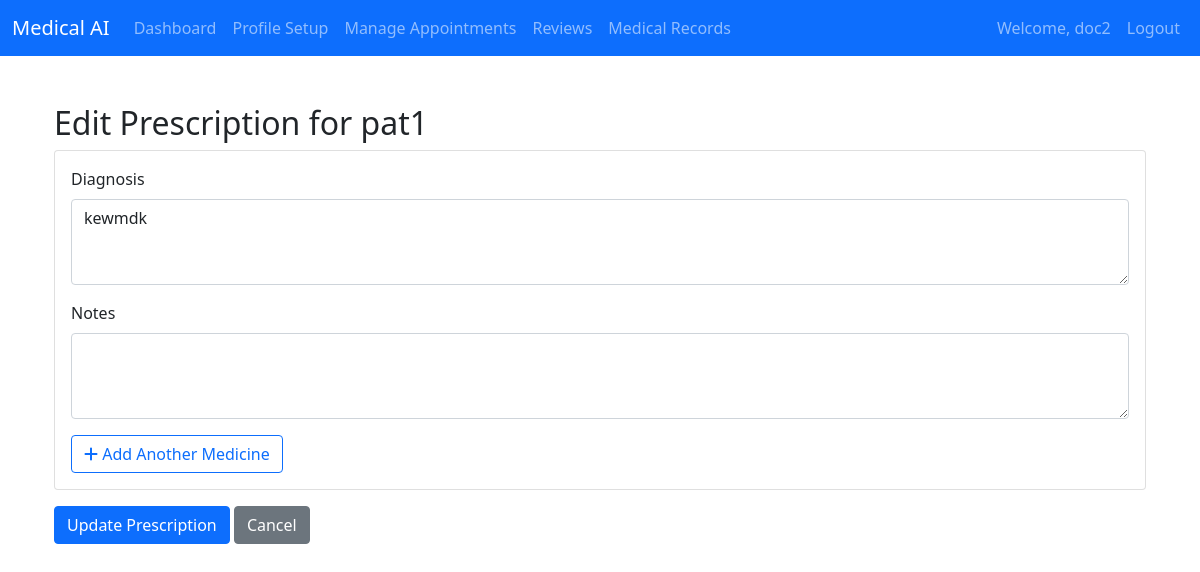
Screenshot of /doctor/edit_prescription/1/ (signed in) with the database file from the repository.
### authentication/models.py (models this page shows, shortened)
class CustomUser(AbstractUser):
    ROLE_CHOICES = [
        ('doctor', 'Doctor'),
        ('patient', 'Patient'),
        ('medical_store', 'Medical Store'),
    ]
    role = models.CharField(max_length=20, choices=ROLE_CHOICES)
    phone_number = models.CharField(max_length=15, blank=True, null=True)
    address = models.TextField(blank=True, null=True)
    profile_completed = models.BooleanField(default=False)  # New field

### doctors/models.py (models this page shows, shortened)
class Prescription(models.Model):
    appointment = models.OneToOneField(
        Appointment,
        on_delete=models.CASCADE,
        related_name='prescription'
    )
    diagnosis = models.TextField(blank=True)
    notes = models.TextField(blank=True)
    created_at = models.DateTimeField(auto_now_add=True)
    updated_at = models.DateTimeField(auto_now=True)

class Appointment(models.Model):
    STATUS_CHOICES = [
        ('pending', 'Pending Request'),
        ('approved', 'Approved'),
        ('rejected', 'Rejected'),
        ('cancelled', 'Cancelled'),
        ('completed', 'Completed')
    ]
    patient = models.ForeignKey('patients.Patient', on_delete=models.CASCADE)
    doctor = models.ForeignKey(Doctor, on_delete=models.CASCADE)
    appointment_date = models.DateField()
    appointment_time = models.TimeField()
    symptoms = models.TextField()
    message = models.TextField(blank=True)
    status = models.CharField(max_length=20, choices=STATUS_CHOICES, default='pending')
    created_at = models.DateTimeField(auto_now_add=True)
    updated_at = models.DateTimeField(auto_now=True)
    reason_for_rejection = models.TextField(blank=True, null=True)
    class Meta:
        ordering = ['-created_at']

### patients/models.py (models this page shows, shortened)
class Patient(models.Model):
    user = models.OneToOneField(CustomUser, on_delete=models.CASCADE, related_name='patient')
    full_name = models.CharField(max_length=100)
    dob = models.DateField()
    age = models.IntegerField(null=True, blank=True)
    gender = models.CharField(
        max_length=6,
        choices=[('male', 'Male'), ('female', 'Female'), ('other', 'Other')],
        default='other'
    )
    contact_number = models.CharField(max_length=20)
    email = models.EmailField()
    address = models.TextField(null=True, blank=True)
    city = models.CharField(max_length=100, null=True, blank=True)
    state = models.CharField(max_length=100, null=True, blank=True)
    pincode = models.CharField(max_length=10, null=True, blank=True)
    blood_group = models.CharField(
        max_length=3,
        choices=[
            ('A+', 'A+'), ('A-', 'A-'),
            ('B+', 'B+'), ('B-', 'B-'),
            ('AB+', 'AB+'), ('AB-', 'AB-'),
            ('O+', 'O+'), ('O-', 'O-')
        ],
        null=True, blank=True, default='N/A'
    )
    height = models.DecimalField(
        max_digits=5,
        decimal_places=2,
        null=True,
        blank=True,
        validators=[MinValueValidator(0)]
    )
    weight = models.DecimalField(
        max_digits=5,
        decimal_places=2,
        null=True,
        blank=True,
        validators=[MinValueValidator(0)]
    )
    emergency_contact_name = models.CharField(max_length=100, null=True, blank=True)
    emergency_contact_relation = models.CharField(max_length=50, null=True, blank=True)
    emergency_contact_number = models.CharField(max_length=20, null=True, blank=True)
    medical_history = models.JSONField(
        null=True,
        blank=True,
        default=dict,
        help_text='Store medical conditions, surgeries, and medications in JSON format'
    )
    allergies = models.JSONField(
        null=True,
        blank=True,
        default=dict,
        help_text='Store food, medication, and environmental allergies in JSON format'
    )
    is_profile_complete = models.BooleanField(default=False)
    created_at = models.DateTimeField(auto_now_add=True)
    updated_at = models.DateTimeField(auto_now=True)
    class Meta:
        ordering = ['-created_at']
        verbose_name = 'Patient'
        verbose_name_plural = 'Patients'

### doctors/views.py (the view, shortened to what this page needs)
# urls.py: path('edit_prescription/<int:prescription_id>/', views.edit_prescription, name='edit_prescription'),
@login_required
def edit_prescription(request, prescription_id):
    try:
        prescription = Prescription.objects.get(
            id=prescription_id,
            appointment__doctor=request.user.doctor
        )
        prescribed_medicines = prescription.prescribedmedicine_set.all()
        return render(request, 'doctors/edit_prescription.html', {
            'prescription': prescription,
            'prescribed_medicines': prescribed_medicines
        })
    except Prescription.DoesNotExist:
        messages.error(request, 'Prescription not found')
        return redirect('doctors:manage_appointments')

### doctors/templates/doctors/edit_prescription.html (shortened to what this page needs)
{% extends 'base.html' %}
{% block content %}
<div class="container mt-5">
    <div class="row">
        <div class="col-md-12">
            <h2>Edit Prescription for {{ prescription.appointment.patient.full_name }}</h2>
            <form method="POST" action="{% url 'doctors:edit_prescription' prescription.id %}">
                <div class="card">
                    <div class="card-body">
                        <div class="mb-3">
                            <label class="form-label">Diagnosis</label>
                            <textarea class="form-control" name="diagnosis" rows="3">{{ prescription.diagnosis }}</textarea>
                        </div>
                        <div class="mb-3">
                            <label class="form-label">Notes</label>
                            <textarea class="form-control" name="notes" rows="3">{{ prescription.notes }}</textarea>
                        </div>
                        <div class="mt-3">
                            <button type="button" class="btn btn-outline-primary" id="add-medicine">
                                <i class="fas fa-plus"></i> Add Another Medicine
                            </button>
                        </div>
                    </div>
                </div>
                <div class="mt-3">
                    <button type="submit" class="btn btn-primary">Update Prescription</button>
                    <a href="{% url 'doctors:view_prescription' prescription.id %}" class="btn btn-secondary">Cancel</a>
                </div>
            </form>
        </div>
    </div>
</div>
{% endblock %}

### templates/base.html (shortened to what this page needs)
<!DOCTYPE html>
<html lang="en">
<head>
    <link href="https://cdn.jsdelivr.net/npm/bootstrap@5.1.3/dist/css/bootstrap.min.css" rel="stylesheet">
    <link href="https://cdnjs.cloudflare.com/ajax/libs/font-awesome/6.0.0/css/all.min.css" rel="stylesheet">
</head>
<body>
    <nav class="navbar navbar-expand-lg navbar-dark bg-primary">
        <div class="container-fluid">
            <a class="navbar-brand" href="#">Medical AI</a>
            <div class="collapse navbar-collapse" id="navbarNav">
                <ul class="navbar-nav me-auto">
                    {% if user.is_authenticated %}
                    {% if user.role == 'patient' %}
                    <li class="nav-item">
                        <a class="nav-link" href="{% url 'patients:dashboard' %}">Dashboard</a>
                    </li>
                    <li class="nav-item">
                        <a class="nav-link" href="{% url 'chatbot:chat' %}">Chatbot</a>
                    </li>
                    <li class="nav-item">
                        <a class="nav-link" href="{% url 'chatbot:chat_history' %}">Chat History</a>
                    </li>
                    <li class="nav-item">
                        <a class="nav-link" href="{% url 'patients:patient_profile' %}">Profile</a>
                    </li>
                    <li class="nav-item">
                        <a class="nav-link" href="{% url 'patients:view_appointments' %}">Appointments</a>
                    </li>
                    {% comment %} <li class="nav-item">
                        <a class="nav-link" href="{% url 'patients:medical_records' %}">Medical Records</a>
                    </li> {% endcomment %}
                    {% elif user.role == 'doctor' %}
                    <li class="nav-item">
                        <a class="nav-link" href="{% url 'doctors:doctor_dashboard' %}">Dashboard</a>
                    </li>
                    <li class="nav-item">
                        <a class="nav-link" href="{% url 'doctors:profile_setup' %}">Profile Setup</a>
                    </li>
                    <li class="nav-item">
                        <a class="nav-link" href="{% url 'doctors:manage_appointments' %}">Manage Appointments</a>
                    </li>
                    <li class="nav-item">
                        <a class="nav-link" href="#">Reviews</a>
                    </li>
                    <li class="nav-item">
                        <a class="nav-link" href="#">Medical Records</a>
                    </li>
                    {% elif user.role == 'medical_store' %}
                    <li class="nav-item">
                        <a class="nav-link" href="{% url 'medical_store:dashboard' %}">Dashboard</a>
                    </li>
                    {% endif %}
                    {% endif %}
                </ul>
                <ul class="navbar-nav">
                    {% if user.is_authenticated %}
                    <li class="nav-item">
                        <span class="nav-link">Welcome, {{ user.username }}</span>
                    </li>
                    <li class="nav-item">
                        <a class="nav-link" href="{% url 'logout' %}">Logout</a>
                    </li>
                    {% endif %}
                </ul>
            </div>
        </div>
    </nav>
    <main class="container mt-4">
        {% block content %}{% endblock %}
    </main>
</body>
</html>

### rows the page displays
CustomUser: username "doc2"
Prescription: appointment.patient.full_name "pat1", diagnosis "kewmdk"
